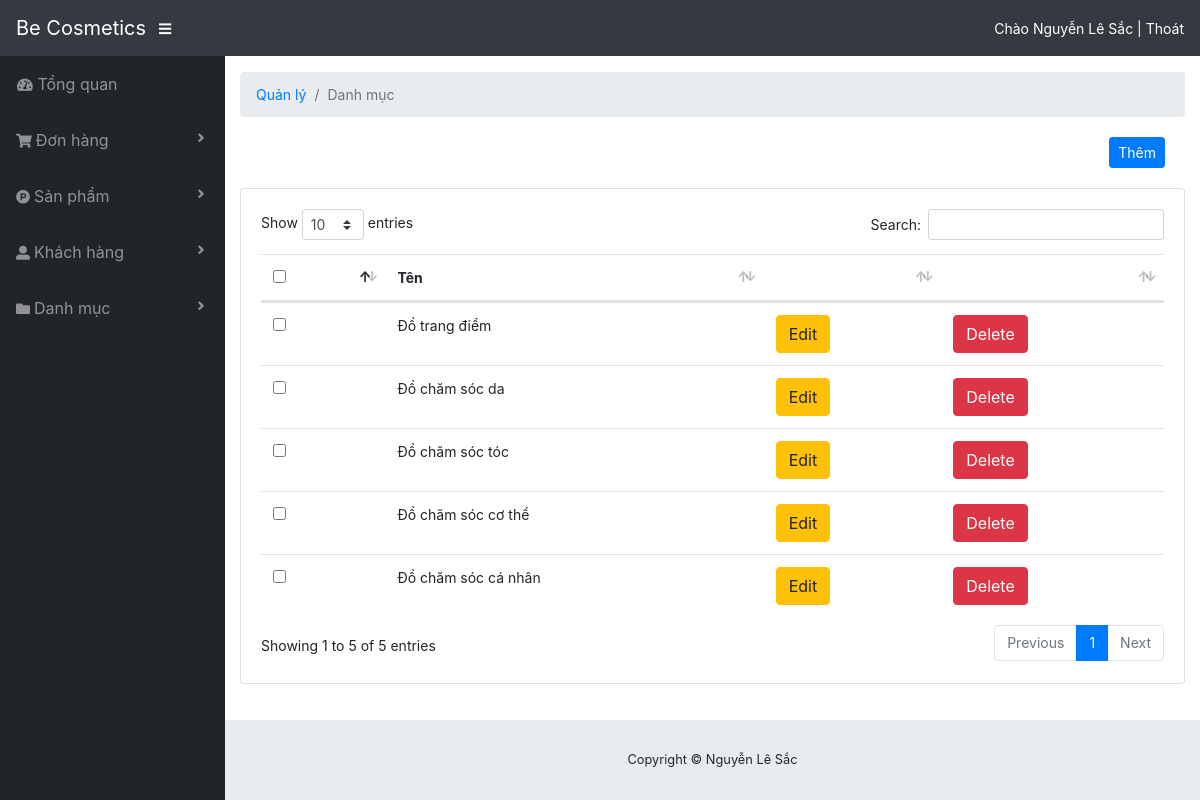
The page /admin/pages/category/list.php (signed in) on the database its author committed.
### tables this page shows
CREATE TABLE `loaisanpham` (
  `id` int NOT NULL AUTO_INCREMENT,
  `tenloai` varchar(40) NOT NULL,
  PRIMARY KEY (`id`)
);

### src/LoaiSanPham.php (called while the page is built, shortened)
<?php
class LoaiSanPham {
	private $db;
	private $id = -1;
	public $tenloai;
	public function getId() {
		return $this->id;
	}
	public function __construct($pdo) {
		$this->db = $pdo;
	}
	public function all() {
		$arr = [];
		$stmt = $this->db->prepare('select * from loaisanpham');
		$stmt->execute();
		while ($row = $stmt->fetch()) {
			$loaiSanPham = new LoaiSanPham($this->db);
			$loaiSanPham->fillFromDB($row);
			$arr[] = $loaiSanPham;
		}
		return $arr;
	}
	protected function fillFromDB(array $row) {
		[	'id' => $this->id,
			'tenloai' => $this->tenloai
		] = $row;
		return $this;
	}
}

### libraries/Psr4AutoloaderClass.php (called while the page is built, shortened)
<?php
class Psr4AutoloaderClass
{
	protected $prefixes = array();
	public function addNamespace($prefix, $base_dir, $prepend = false)
	{
		$prefix = trim($prefix, '\\') . '\\';
		$base_dir = rtrim($base_dir, DIRECTORY_SEPARATOR) . '/';
		if (isset($this->prefixes[$prefix]) === false) {
			$this->prefixes[$prefix] = array();
		}
		if ($prepend) {
			array_unshift($this->prefixes[$prefix], $base_dir);
		} else {
			array_push($this->prefixes[$prefix], $base_dir);
		}
	}
	public function loadClass($class)
	{
		$prefix = $class;
		while (false !== $pos = strrpos($prefix, '\\')) {
			$prefix = substr($class, 0, $pos + 1);
			$relative_class = substr($class, $pos + 1);
			$mapped_file = $this->loadMappedFile($prefix, $relative_class);
			if ($mapped_file) {
				return $mapped_file;
			}
			$prefix = rtrim($prefix, '\\');
		}
		return false;
	}
	protected function loadMappedFile($prefix, $relative_class)
	{
		foreach ($this->prefixes[$prefix] as $base_dir) {
			$file = $base_dir
				. str_replace('\\', '/', $relative_class)
				. '.php';
			if ($this->requireFile($file)) {
				return $file;
			}
		}
		return false;
	}
	protected function requireFile($file)
	{
		if (file_exists($file)) {
			return true;
		}
		return false;
	}
}

### public/admin/pages/category/list.php (the view, shortened to what this page needs)
<?php
require_once '../../../../bootstrap.php';
$loaisanpham = new LoaiSanPham($PDO);
$ds = $loaisanpham->all();
$loaisanpham = new LoaiSanPham($PDO);
$ds = $loaisanpham->all();
?>
      <?php  require_once'../../compoinent/header.php'; ?>
      <div id="wrapper">
      <?php  require_once'../../compoinent/danhmuc.php'; ?>
         <div id="content-wrapper">
            <div class="container-fluid">
               <ol class="breadcrumb">
                  <li class="breadcrumb-item">
                     <a href="#">Quản lý</a>
                  </li>
                  <li class="breadcrumb-item active">Danh mục</li>
               </ol>
               <div class="action-bar">
                 <a href="./add.php"><input type="submit" class="btn btn-primary btn-sm" value="Thêm" name="add"></a>
               </div>
               <div class="card mb-3">
                  <div class="card-body">
                     <div class="table-responsive">
                        <table class="table table-hover" id="dataTable" width="100%" cellspacing="0">
                           <thead>
                              <tr>
                                 <th><input type="checkbox" onclick="checkAll(this)"></th>
                                 <th >Tên</th>
                                 <th>
                                 </th>
                                 <th>
                                 </th>
                              </tr>
                           </thead>
                             <?php foreach ($ds as $loaisanpham) : ?>
                              <tr>
                                 <td><input type="checkbox"></td>
                                 <td><?=htmlspecialchars($loaisanpham->tenloai)?></td>
                                 <td>
                                 <a href="<?= "./edit.php?id=" . $loaisanpham->getId() ?>" class="btn btn-warning">Edit</a>
                                 </td>
                                <td>  <form class="delete" action="<?= './delete.php' ?>" method="POST" onsubmit="return allow()" style="display: inline;">
                                    <button type="submit" class="btn btn-xs btn-danger" name="delete-contact">
                                        Delete</button>
                                </form>
                                </td>
                              </tr>
                               <?php endforeach ?>
                        </table>
                     </div>
                  </div>
               </div>
            </div>
            <?php  require_once'../../compoinent/footer.php'; ?>
         </div>
      </div>
   </body>
</html>

### public/admin/css/admin.css (style rules this page uses)
body { font-size:14px; }
table th { white-space: nowrap; }
.action-bar { text-align:right; margin:20px; }

### rows shown on the page
loaisanpham: tenloai "Đồ trang điểm"
loaisanpham: tenloai "Đồ chăm sóc da"
loaisanpham: tenloai "Đồ chăm sóc tóc"
loaisanpham: tenloai "Đồ chăm sóc cơ thể"
loaisanpham: tenloai "Đồ chăm sóc cá nhân"
